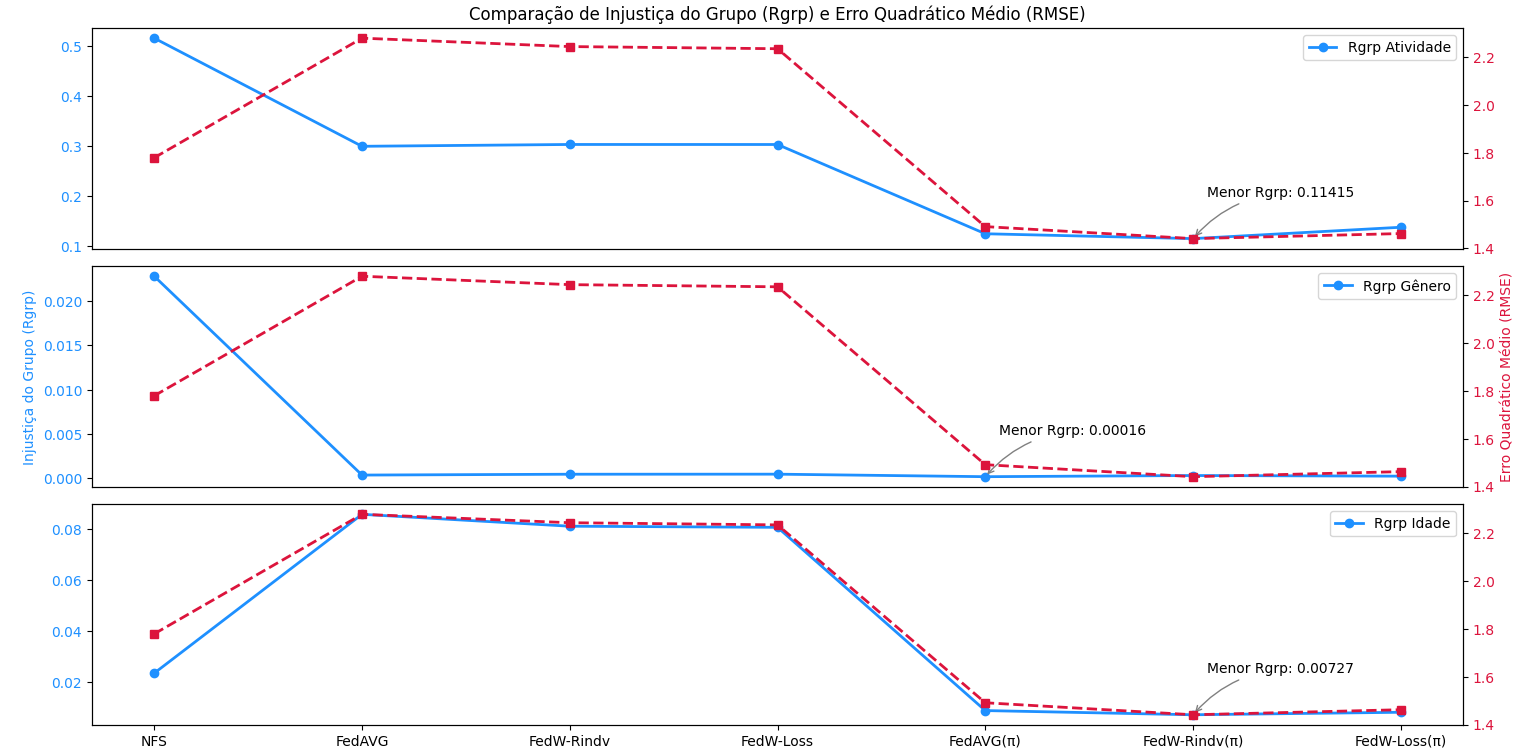

The Python source for this figure:
import matplotlib.pyplot as plt

# Dados
valores_Rgrp_NR = [0.516497473, 0.299465100, 0.303121527, 0.303058505, 0.123925645, 0.114153242, 0.136963166]
valores_Rgrp_Gender = [0.022823971, 0.000346823, 0.000441739, 0.000448324, 0.000163247, 0.000295728, 0.000223726]
valores_Rgrp_Age = [0.023592421, 0.085916397, 0.081247466, 0.080810894, 0.008918054, 0.007272363, 0.008253145]
valores_RMSE = [1.778912981, 2.278090557, 2.242979129, 2.233993689, 1.491185466, 1.441035231, 1.462143381]
categorias_labels = ['NFS', 'FedAVG', 'FedW-Rindv', 'FedW-Loss', 'FedAVG(π)', 'FedW-Rindv(π)', 'FedW-Loss(π)']

fig, axs = plt.subplots(3, 1, figsize=(14, 10))

legend_labels = ['Injustiça do Grupo (Rgrp)', 'Erro Quadrático Médio (RMSE)']
legend_labels_Rgrp = ['Rgrp Atividade', 'Rgrp Gênero', 'Rgrp Idade']

for i, (grupo, rmse) in enumerate(zip([valores_Rgrp_NR, valores_Rgrp_Gender, valores_Rgrp_Age], [valores_RMSE]*3)):
    ax = axs[i]
    if i < 2:
        ax.plot(range(len(grupo)), grupo, marker='o', linestyle='-', color='dodgerblue', label=legend_labels_Rgrp[i], linewidth=2)
    else:
        ax.plot(categorias_labels, grupo, marker='o', linestyle='-', color='dodgerblue', label=legend_labels_Rgrp[i], linewidth=2)
        ax.set_xticks(range(len(categorias_labels)))
        ax.set_xticklabels(categorias_labels)
        
    if i == 1:
        ax.set_ylabel('Injustiça do Grupo (Rgrp)', color='dodgerblue')
    ax.tick_params(axis='y', labelcolor='dodgerblue')
    ax2 = ax.twinx()
    if i == 0 or i == 2:
        ax2.plot(range(len(rmse)), rmse, marker='s', linestyle='--', color='crimson', label=legend_labels[1], linewidth=2)
        ax2.tick_params(axis='y', labelcolor='crimson')
    else:
        ax2.plot(categorias_labels, rmse, marker='s', linestyle='--', color='crimson', label=legend_labels[1], linewidth=2)
        ax2.set_ylabel('Erro Quadrático Médio (RMSE)', color='crimson')
        ax2.tick_params(axis='y', labelcolor='crimson')
        
    if i < 2:
        ax2.set_xticks([])
    if i == 0:
        ax.set_title('Comparação de Injustiça do Grupo (Rgrp) e Erro Quadrático Médio (RMSE)')

    menor_valor = min(grupo)
    index_menor_valor = grupo.index(menor_valor)

    axs[i].annotate(f'Menor Rgrp: {menor_valor:.5f}', xy=(index_menor_valor, menor_valor), xytext=(10, 30),
                    textcoords='offset points', arrowprops=dict(arrowstyle='->', connectionstyle='arc3,rad=.2', color='gray'))

    # Adicionando o texto indicativo no subplot
    # ax.text(0.5, 1.05, subplot_titles[i], horizontalalignment='center', verticalalignment='center', transform=ax.transAxes)
    ax.legend(loc='upper right')

plt.tight_layout()
plt.show()
